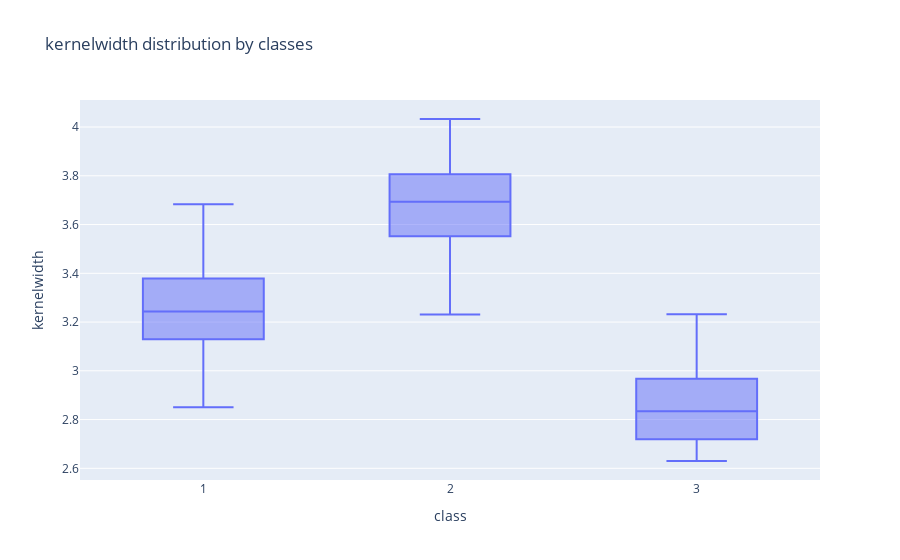

Write notebook code for a chart like this one.
### Code cell
px.box(data[['kernelwidth','class']], x='class', y='kernelwidth', title='kernelwidth distribution by classes')

### Figure 1 — Plotly figure (JSON) as saved in the notebook; plotly's stock layout.template omitted (floating-point values rounded to 4 significant figures; data arrays with more than 128 entries replaced by an {"elided": "..."} marker saying what was removed)
{"data": [{"alignmentgroup": "True", "hovertemplate": "class=%{x}<br>kernelwidth=%{y}<extra></extra>", "legendgroup": "", "marker": {"color": "#636efa"}, "name": "", "notched": false, "offsetgroup": "", "orientation": "v", "showlegend": false, "type": "box", "x": {"elided": "210 int values"}, "x0": " ", "xaxis": "x", "y": {"elided": "210 float values"}, "y0": " ", "yaxis": "y"}], "layout": {"boxmode": "group", "legend": {"tracegroupgap": 0}, "title": {"text": "kernelwidth distribution by classes"}, "xaxis": {"anchor": "y", "domain": [0, 1], "title": {"text": "class"}}, "yaxis": {"anchor": "x", "domain": [0, 1], "title": {"text": "kernelwidth"}}}}
